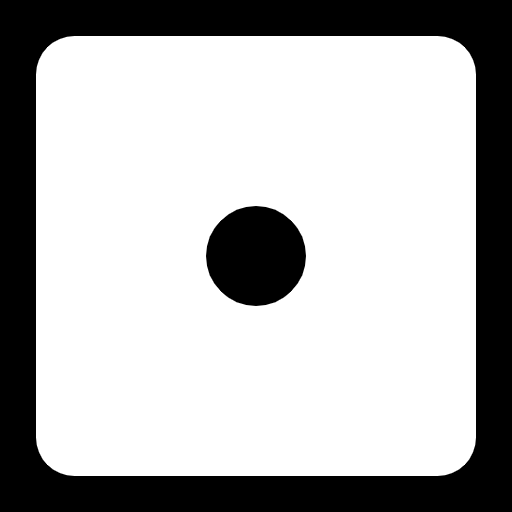
#> input picture 99. Simple Dice Rolling Simulator (GUI using Tkinter)/dice_images/1.png, 512 x 512 px
$ python '52. Simple Image Resizer.py'
#> lines starting #> are read from the running program, lines starting #| are printed output that depends on the picture
#> the answer given: 99. Simple Dice Rolling Simulator (GUI using Tkinter)/dice_images/1.png
#> the answer given: 100
#> the answer given: 100
from PIL import Image

def resize_image(image_path, new_width, new_height):
#> called with new_width = 100, new_height = 100
    img = Image.open(image_path)
#> img is the input picture: PIL image 512x512 RGBA; mean R, G, B, A 179.5, 179.5, 179.5, 255
    img = img.resize((new_width, new_height))
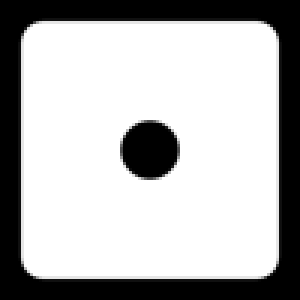
#> img: PIL image 100x100 RGBA (shown 3 times larger); mean R, G, B, A 179.4, 179.4, 179.4, 255
    img.save("resized_image.jpg")
    print("Image resized successfully!")

def main():
    image_path = input("Enter image path: ")
    new_width = int(input("Enter new width: "))
    new_height = int(input("Enter new height: "))
    resize_image(image_path, new_width, new_height)

if __name__ == "__main__":
    main()

$ run again, on 99. Simple Dice Rolling Simulator (GUI using Tkinter)/dice_images/3.png
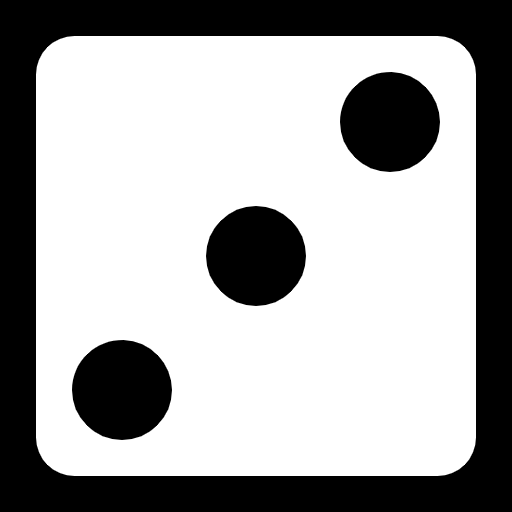
#> input picture 99. Simple Dice Rolling Simulator (GUI using Tkinter)/dice_images/3.png, 512 x 512 px
#> in resize_image, img is the input picture: PIL image 512x512 RGBA; mean R, G, B, A 164.3, 164.3, 164.3, 255
#> in resize_image, `img = img.resize((new_width, new_height))`:
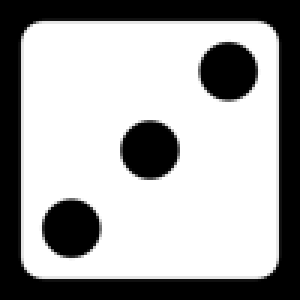
#> img: PIL image 100x100 RGBA (shown 3 times larger); mean R, G, B, A 164.3, 164.3, 164.3, 255

$ run again, on 99. Simple Dice Rolling Simulator (GUI using Tkinter)/dice_images/4.png
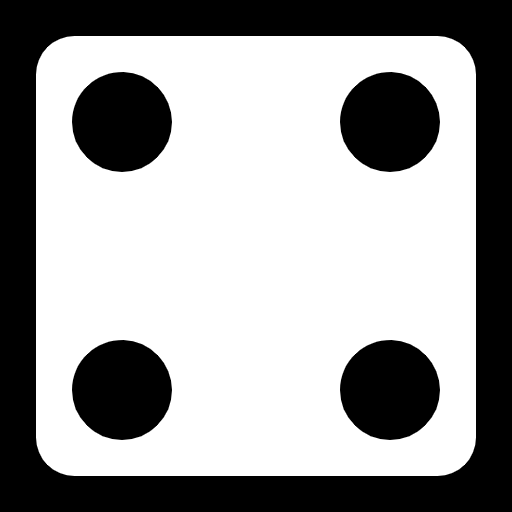
#> input picture 99. Simple Dice Rolling Simulator (GUI using Tkinter)/dice_images/4.png, 512 x 512 px
#> in resize_image, img is the input picture: PIL image 512x512 RGBA; mean R, G, B, A 156.7, 156.7, 156.7, 255
#> in resize_image, `img = img.resize((new_width, new_height))`:
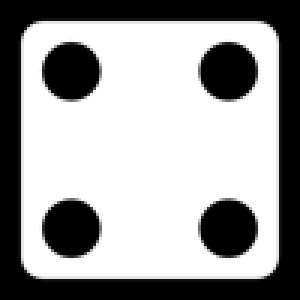
#> img: PIL image 100x100 RGBA (shown 3 times larger); mean R, G, B, A 156.7, 156.7, 156.7, 255
